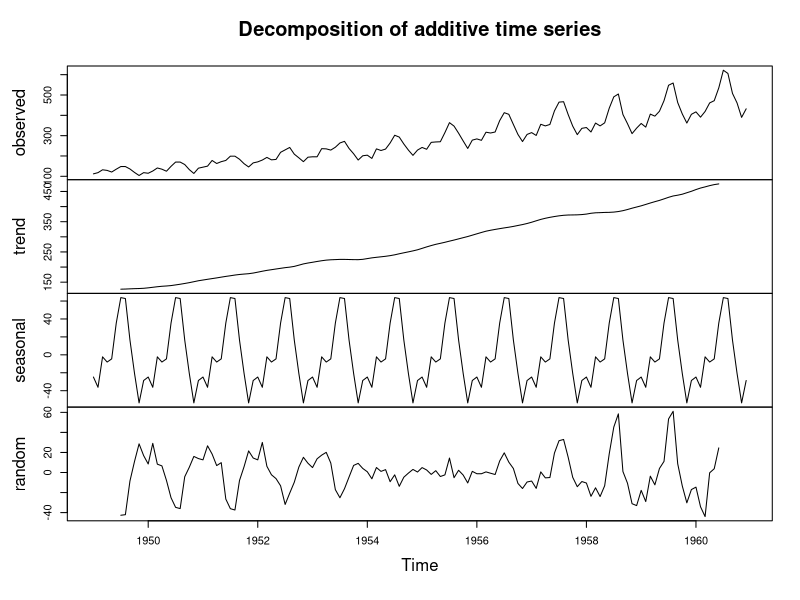

R code for this plot:
#import data from csv into a dataframe object
d1<-read.csv("1.csv",header=T)

#Class of imported data
class(d1) #data.frame

#Print column names of imported dataframe
colnames(d1)

#Converting dataframe object into timeseries object
d1.ts<-ts(data=d1$num, frequency = 12, start=c(1949,01), end=c(1960,12))

#Use these command to check if dataframe object is converted into timeseries
class(d1.ts) #ts
start(d1.ts) #1949    1
end(d1.ts) #1960   12
head(d1.ts) #Jan Feb Mar Apr May Jun
            #1949 112 118 132 129 121 135
d1.ts       #Jan Feb Mar Apr May Jun Jul Aug Sep Oct Nov Dec
            #1949 112 118 132 129 121 135 148 148 136 119 104 118
            #1950 115 126 141 135 125 149 170 170 158 133 114 140
            #1951 145 150 178 163 172 178 199 199 184 162 146 166...

#Decomposing the data
d1.de<-decompose(d1.ts)

#PNG file to plot the graph
png("International airline passengers.png")
plot(d1.de)
dev.off()
